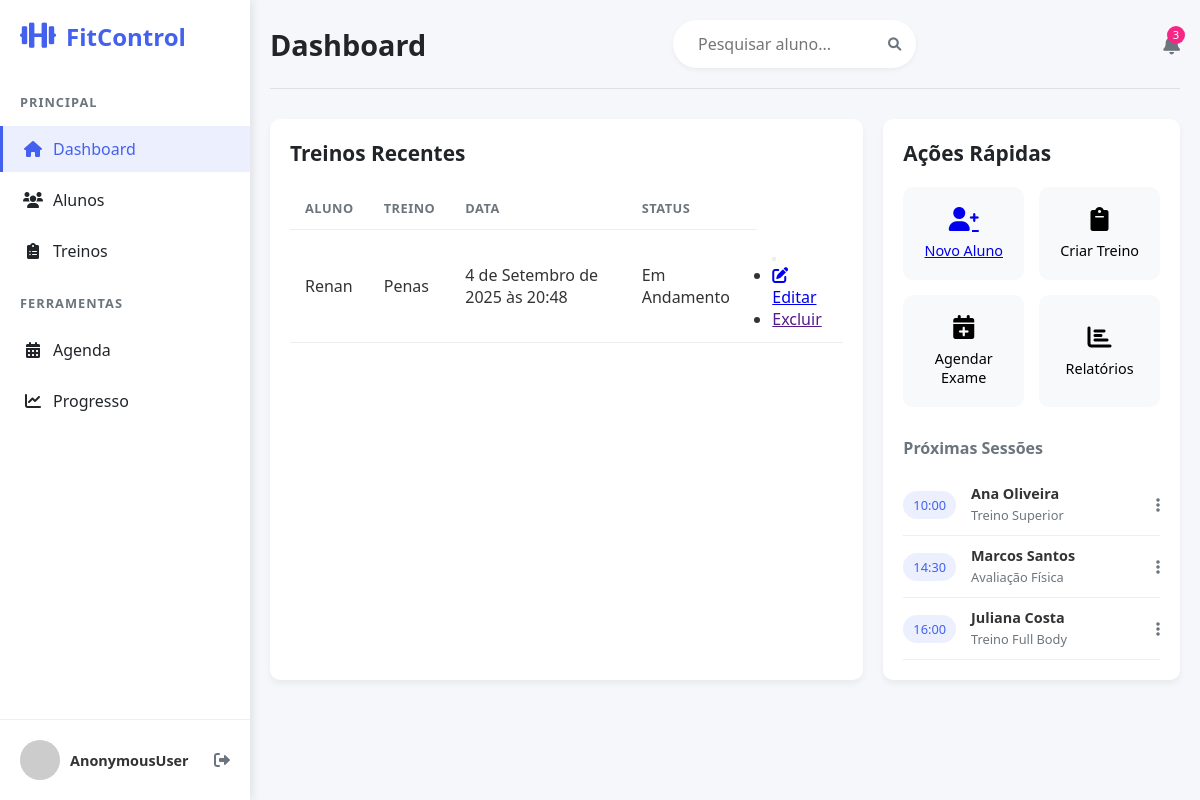
The page /list/ on the database as committed earlier.
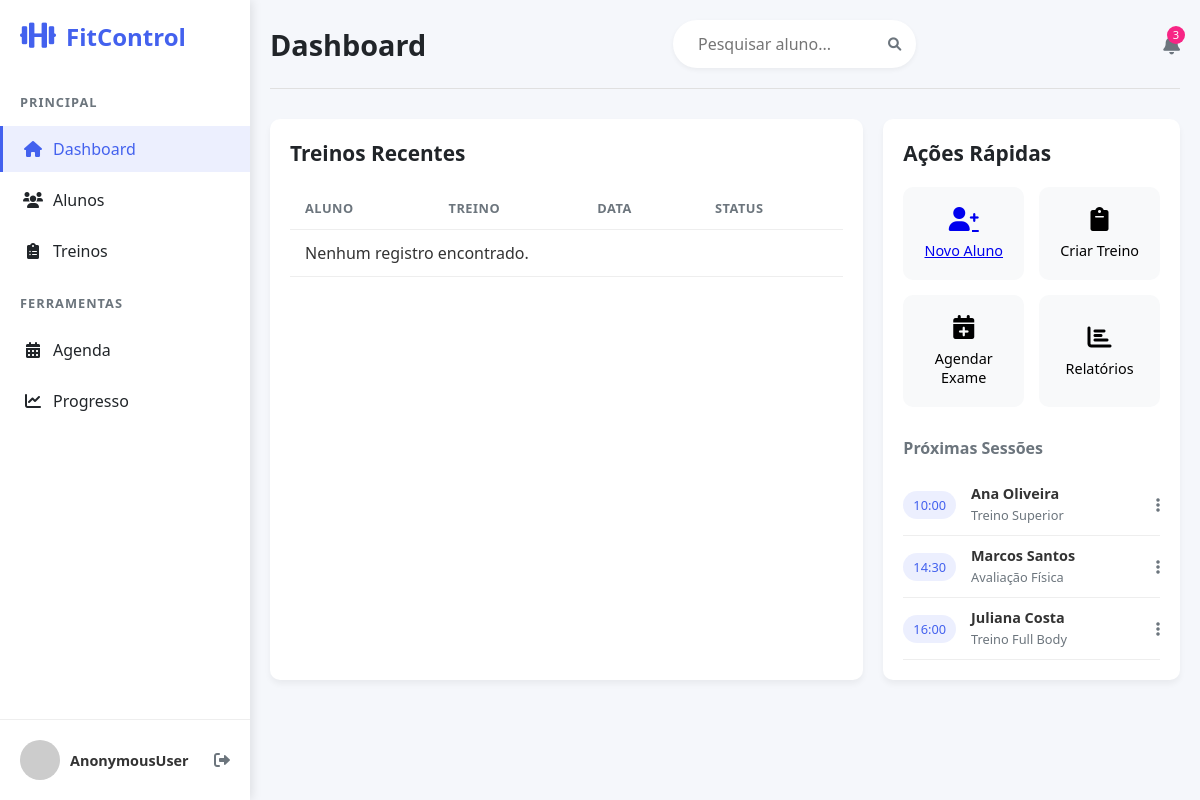
The same page on the database as committed later.
### paginas/models.py (models this page shows, shortened)
class Aluno(models.Model):
    nome = models.CharField(max_length=120)
    treino = models.CharField(max_length=80)
    data = models.DateTimeField(auto_now_add=True)
    status = models.CharField(
        max_length=12,
        choices=STATUS,
        default='Pendente',
    )
    class Meta:
        ordering = ["nome"]
        verbose_name_plural = "Aluno"

### paginas/views.py (the view)
# urls.py: path('list/', AlunoListView.as_view(), name='aluno_list'),
class AlunoListView(ListView):
    model = Aluno
    template_name = 'paginas/formularioTemplate.html'
    context_object_name = 'alunos'

### paginas/templates/paginas/formularioTemplate.html (shortened to what the changed rows need)
{% extends 'paginas/modelo.html' %}
{% load static %}
{% block conteudo %}
       <div class="content-grid">
                <section class="recent-trainings">
                    <h2>Treinos Recentes</h2>
                    <div class="table-container">
                        <table>
                                <tr>
                                    <th>Aluno</th>
                                    <th>Treino</th>
                                    <th>Data</th>
                                    <th>Status</th>
                                </tr>
                             {% for object in object_list %}
        <tr>
            <td>{{ object.nome }}</td>
            <td>{{ object.treino }}</td>
            <td>{{ object.data }}</td>
                        <td>{{ object.status }}</td>
            <td>
                <div class="dropdown">
                    <button class="btn btn-outline-dark btn-sm dropdown-toggle" type="button" data-bs-toggle="dropdown" aria-expanded="false">
                    </button>
                    <ul class="dropdown-menu">
                        <li>     <a href="{% url 'aluno_edit' object.id %}" class="btn-edit">
                    <i class="fas fa-edit"></i> Editar
                  </a></li>
                        <li><a class="dropdown-item link-danger" href=""> Excluir</a></li>
                    </ul>
                </div>
            </td>
        </tr>
        {% empty %}
        <tr>
            <td colspan="4">Nenhum registro encontrado.</td>
        </tr>
        {% endfor %}
                        </table>
                    </div>
                </section>
                <section class="quick-actions">
                    <h2>Ações Rápidas</h2>
                </section>
            </div>
{% endblock %}

Rows that differ between the two databases and show on the page:
removed Aluno: nome "Renan", treino "Penas", data "4 de Setembro de 2025 às 20:48", status "Em Andamento"
Other text that changed with them:
text now shown: "Nenhum registro encontrado."
